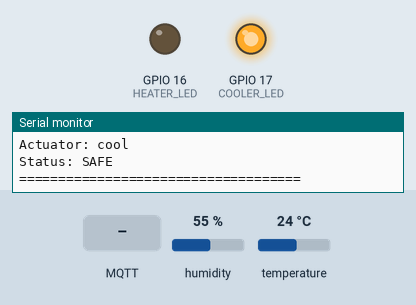
This program was run on a simulated ESP32. Shown: output pins drawn as LEDs (lit = HIGH), the last lines printed to the serial monitor. Inputs (shaded band) come from the test bench; at power-on: humidity 55 %, temperature 24 °C. WiFi joins after 1.5 s; servers stay silent unless stated; random numbers use the default seed unless the program sets one; no MQTT or app messages arrive unless stated.

Above: at 2.7 s.
2.8 s: MQTT message "auto" arrives on the first subscribed topic
At 5.8 s:
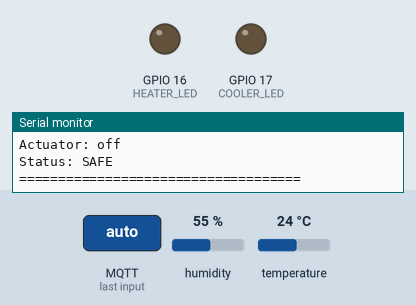
6.1 s: MQTT message "cool" arrives on the first subscribed topic
10.2 s: MQTT message "heat" arrives on the first subscribed topic
Timing chart, 0 to 21.2 s (numbered marks = the images above; inputs shaded):
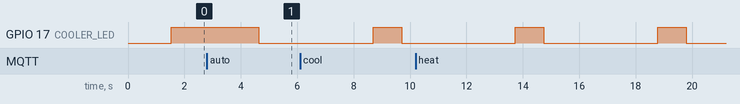

Measured:
- by itself, GPIO 17 (COOLER_LED): alternates HIGH for 1.0 s and LOW for 4.0 s

The program:

main.cpp
```cpp
#include <WiFi.h>
#include <PubSubClient.h>
#include <DHT.h>
#include <ArduinoJson.h>
#include <math.h>
#include <esp_system.h>

#define DHTPIN 4
#define DHTTYPE DHT22

#define HEATER_LED 16
#define COOLER_LED 17

const char* SSID = "Wokwi-GUEST";
const char* PASSWORD = "";

const char* BROKER = "host.wokwi.internal";
const int MQTT_PORT = 1883;

const char* TEMP_TOPIC =
    "coldchain/lab-7b39f2/zoneA/S1/temperature";

const char* STATUS_TOPIC =
    "coldchain/lab-7b39f2/zoneA/S1/status";

const char* COMMAND_TOPIC =
    "coldchain/lab-7b39f2/zoneA/S1/control/command";

const char* STATE_TOPIC =
    "coldchain/lab-7b39f2/zoneA/S1/control/state";

DHT dht(DHTPIN, DHTTYPE);

WiFiClient wifiClient;
PubSubClient mqtt(wifiClient);

const float SAFE_MIN = -25.0f;
const float SAFE_MAX = -15.0f;

const float COOLING_RATE = 0.80f;
const float HEATING_RATE = 0.65f;
const float DRIFT_FACTOR = 0.0015f;
const float HYSTERESIS = 0.25f;

float freezerTemp = -18.0f;
float targetTemp = -20.0f;

float ambientTemp = 25.0f;
float humidity = 50.0f;

String controlMode = "auto";
String actuator = "off";

String pendingRequestId = "";
bool pendingAck = false;
bool pendingAccepted = false;

String lastAcceptedRequestId = "";
unsigned long lastAcceptedTime = 0;

unsigned long lastSensorRead = 0;
unsigned long lastControlUpdate = 0;
unsigned long lastPublish = 0;
unsigned long lastMQTTRetry = 0;
unsigned long lastWiFiRetry = 0;

void readSensor();
void updateActuator();
void regulateTemperature();
void publishTemperature();
void connectMQTT();

void publishState(
    const String& requestId = "",
    bool accepted = true
);

void queueAcknowledgement(
    const String& requestId,
    bool accepted
);

void onMessage(
    char* topic,
    byte* payload,
    unsigned int length
);


void readSensor() {

    float rawTemp = dht.readTemperature();
    float rawHum = dht.readHumidity();

    if (isfinite(rawTemp)) {
        ambientTemp = rawTemp;
    }

    if (isfinite(rawHum)) {
        humidity = rawHum;
    }

    if (!isfinite(rawTemp) || !isfinite(rawHum)) {
        Serial.println("DHT22 reading failed");
        return;
    }

    Serial.print("DHT22 Ambient: ");
    Serial.print(ambientTemp, 1);
    Serial.print(" C | Humidity: ");
    Serial.print(humidity, 1);
    Serial.println("%");
}


void updateActuator() {

    if (controlMode == "auto") {

        if (freezerTemp > targetTemp + HYSTERESIS) {
            actuator = "cool";
        }

        else if (freezerTemp < targetTemp - HYSTERESIS) {
            actuator = "heat";
        }

        else {
            actuator = "off";
        }
    }

    else if (controlMode == "cool") {

        if (freezerTemp > targetTemp + 0.05f) {
            actuator = "cool";
        }

        else {
            actuator = "off";
        }
    }

    else if (controlMode == "heat") {

        if (freezerTemp < targetTemp - 0.05f) {
            actuator = "heat";
        }

        else {
            actuator = "off";
        }
    }

    else {
        actuator = "off";
    }

    digitalWrite(
        HEATER_LED,
        actuator == "heat" ? HIGH : LOW
    );

    digitalWrite(
        COOLER_LED,
        actuator == "cool" ? HIGH : LOW
    );
}


void regulateTemperature() {

    updateActuator();

    float naturalDrift =
        DRIFT_FACTOR * (ambientTemp - freezerTemp);

    if (actuator == "cool") {

        float nextTemp =
            freezerTemp - COOLING_RATE + naturalDrift;

        freezerTemp = max(targetTemp, nextTemp);
    }

    else if (actuator == "heat") {

        float nextTemp =
            freezerTemp + HEATING_RATE + naturalDrift;

        freezerTemp = min(targetTemp, nextTemp);
    }

    else {

        freezerTemp += naturalDrift;
    }

    updateActuator();

    Serial.println();
    Serial.println("========== S1 TEMPERATURE ==========");

    Serial.print("Current: ");
    Serial.print(freezerTemp, 2);
    Serial.println(" C");

    Serial.print("Target: ");
    Serial.print(targetTemp, 2);
    Serial.println(" C");

    Serial.print("Mode: ");
    Serial.println(controlMode);

    Serial.print("Actuator: ");
    Serial.println(actuator);

    if (
        freezerTemp < SAFE_MIN ||
        freezerTemp > SAFE_MAX
    ) {
        Serial.println("Status: TEMPERATURE BREACH");
    }

    else {
        Serial.println("Status: SAFE");
    }

    Serial.println("====================================");
}


void publishState(
    const String& requestId,
    bool accepted
) {

    if (!mqtt.connected()) {
        Serial.println("STATE FAILED: MQTT disconnected");
        return;
    }

    StaticJsonDocument<512> doc;

    doc["node"] = "S1";
    doc["controller"] = true;
    doc["mode"] = controlMode;
    doc["target"] = targetTemp;
    doc["actuator"] = actuator;
    doc["ambient"] = ambientTemp;
    doc["ok"] = accepted;

    if (requestId.length() > 0) {
        doc["request_id"] = requestId;
    }

    char buffer[512];

    size_t bytes = serializeJson(
        doc,
        buffer,
        sizeof(buffer)
    );

    if (bytes == 0 || bytes >= sizeof(buffer)) {
        Serial.println("STATE JSON BUFFER ERROR");
        return;
    }

    bool sent = mqtt.publish(
        STATE_TOPIC,
        buffer
    );

    if (requestId.length() > 0) {

        Serial.println();
        Serial.println("===== ESP32 ACKNOWLEDGEMENT =====");

        Serial.print("Topic: ");
        Serial.println(STATE_TOPIC);

        Serial.print("Request ID: ");
        Serial.println(requestId);

        Serial.print("Payload: ");
        Serial.println(buffer);

        Serial.print("Publish result: ");
        Serial.println(
            sent ? "SENT" : "FAILED"
        );

        Serial.println("================================");
    }
}


void publishTemperature() {

    if (!mqtt.connected()) {
        return;
    }

    StaticJsonDocument<512> doc;

    doc["node"] = "S1";
    doc["zone"] = "zoneA";

    doc["temp"] =
        roundf(freezerTemp * 10.0f) / 10.0f;

    doc["hum"] =
        roundf(humidity * 10.0f) / 10.0f;

    doc["ambient"] = ambientTemp;
    doc["target"] = targetTemp;

    doc["mode"] = controlMode;
    doc["actuator"] = actuator;
    doc["controller"] = true;

    if (
        lastAcceptedRequestId.length() > 0 &&
        millis() - lastAcceptedTime < 30000UL
    ) {

        doc["request_id"] = lastAcceptedRequestId;
        doc["ok"] = true;
    }

    char buffer[512];

    size_t bytes = serializeJson(
        doc,
        buffer,
        sizeof(buffer)
    );

    if (bytes == 0 || bytes >= sizeof(buffer)) {
        Serial.println("TEMPERATURE JSON BUFFER ERROR");
        return;
    }

    bool sent = mqtt.publish(
        TEMP_TOPIC,
        buffer
    );

    Serial.println();
    Serial.print("Temperature MQTT: ");
    Serial.println(
        sent ? "SENT" : "FAILED"
    );

    Serial.print("Topic: ");
    Serial.println(TEMP_TOPIC);

    Serial.print("Data: ");
    Serial.println(buffer);

    publishState();
}


void queueAcknowledgement(
    const String& requestId,
    bool accepted
) {

    pendingRequestId = requestId;
    pendingAccepted = accepted;
    pendingAck = true;
}


void onMessage(
    char* topic,
    byte* payload,
    unsigned int length
) {

    Serial.println();
    Serial.println("===== MQTT MESSAGE RECEIVED =====");

    Serial.print("Topic: ");
    Serial.println(topic);

    Serial.print("Payload: ");

    for (unsigned int i = 0; i < length; i++) {
        Serial.print((char)payload[i]);
    }

    Serial.println();
    Serial.println("===============================");

    if (strcmp(topic, COMMAND_TOPIC) != 0) {

        Serial.println("Ignoring unrelated MQTT topic");
        return;
    }

    StaticJsonDocument<512> doc;

    DeserializationError error = deserializeJson(
        doc,
        payload,
        length
    );

    if (error) {

        Serial.print("Invalid JSON: ");
        Serial.println(error.c_str());
        return;
    }

    String requestId =
        doc["request_id"] | "";

    const char* node =
        doc["node"] | "S1";

    String requestedMode =
        doc["mode"] | "";

    Serial.print("Request ID: ");
    Serial.println(requestId);

    if (strcmp(node, "S1") != 0) {

        Serial.println("Command for another sensor");
        return;
    }

    if (doc["target"].isNull()) {

        Serial.println("ERROR: Missing target");

        queueAcknowledgement(
            requestId,
            false
        );

        return;
    }

    float requestedTarget =
        doc["target"].as<float>();

    bool validMode =
        requestedMode == "auto" ||
        requestedMode == "cool" ||
        requestedMode == "heat" ||
        requestedMode == "off";

    bool validTarget =
        isfinite(requestedTarget) &&
        requestedTarget >= SAFE_MIN &&
        requestedTarget <= SAFE_MAX;

    if (!validMode || !validTarget) {

        Serial.println("ERROR: Invalid command");

        queueAcknowledgement(
            requestId,
            false
        );

        return;
    }

    controlMode = requestedMode;
    targetTemp = requestedTarget;

    lastAcceptedRequestId = requestId;
    lastAcceptedTime = millis();

    updateActuator();

    Serial.println();
    Serial.println("===== COMMAND ACCEPTED =====");

    Serial.print("Mode: ");
    Serial.println(controlMode);

    Serial.print("Target: ");
    Serial.print(targetTemp, 2);
    Serial.println(" C");

    Serial.print("Actuator: ");
    Serial.println(actuator);

    Serial.print("Request ID: ");
    Serial.println(requestId);

    Serial.println("============================");

    queueAcknowledgement(
        requestId,
        true
    );
}


void connectMQTT() {

    if (mqtt.connected()) {
        return;
    }

    if (WiFi.status() != WL_CONNECTED) {
        return;
    }

    String clientId =
        "ESP32_S1_" +
        String(
            (uint32_t)ESP.getEfuseMac(),
            HEX
        ) +
        "_" +
        String(esp_random(), HEX);

    Serial.println();
    Serial.println("Connecting to HiveMQ...");

    bool connected = mqtt.connect(
        clientId.c_str(),
        STATUS_TOPIC,
        1,
        true,
        "offline"
    );

    if (!connected) {

        Serial.print("MQTT connection failed: ");
        Serial.println(mqtt.state());

        return;
    }

    Serial.println("MQTT CONNECTED");

    bool subscribed = mqtt.subscribe(
        COMMAND_TOPIC,
        1
    );

    Serial.print("Command subscription: ");

    if (subscribed) {
        Serial.println("SENT");
    }

    else {

        Serial.println("FAILED");
        mqtt.disconnect();
        return;
    }

    Serial.print("Listening on: ");
    Serial.println(COMMAND_TOPIC);

    bool onlineSent = mqtt.publish(
        STATUS_TOPIC,
        "online",
        true
    );

    Serial.print("Online status: ");
    Serial.println(
        onlineSent ? "SENT" : "FAILED"
    );

    updateActuator();

    publishState();

    Serial.println();
    Serial.println("==================================");
    Serial.println("S1 CONTROLLER READY");
    Serial.println("Waiting for dashboard commands...");
    Serial.println("==================================");
}


void setup() {

    Serial.begin(115200);

    dht.begin();

    pinMode(HEATER_LED, OUTPUT);
    pinMode(COOLER_LED, OUTPUT);

    digitalWrite(HEATER_LED, LOW);
    digitalWrite(COOLER_LED, LOW);

    Serial.println();
    Serial.println("=====================================");
    Serial.println("COLD CHAIN TEMPERATURE CONTROL SYSTEM");
    Serial.println("=====================================");
    Serial.println("Sensor: S1");
    Serial.println("Zone: A - Freezer");
    Serial.println("Safe Range: -25 C to -15 C");
    Serial.println("Initial Target: -20 C");
    Serial.println("MQTT: Isolated Wokwi S1 Topics");
    Serial.println();

    WiFi.mode(WIFI_STA);

    WiFi.begin(
        SSID,
        PASSWORD
    );

    Serial.print("Connecting to WiFi");

    while (WiFi.status() != WL_CONNECTED) {

        delay(500);
        Serial.print(".");
    }

    Serial.println();
    Serial.println("WiFi Connected");

    Serial.print("ESP32 IP: ");
    Serial.println(WiFi.localIP());

    mqtt.setServer(
        BROKER,
        MQTT_PORT
    );

    bool bufferReady = mqtt.setBufferSize(1024);

    Serial.print("MQTT buffer allocation: ");
    Serial.println(
        bufferReady ? "SUCCESS" : "FAILED"
    );

    Serial.print("MQTT buffer size: ");
    Serial.println(mqtt.getBufferSize());

    mqtt.setKeepAlive(30);
    mqtt.setSocketTimeout(5);

    mqtt.setCallback(onMessage);

    readSensor();

    updateActuator();

    connectMQTT();

    unsigned long now = millis();

    lastSensorRead = now;
    lastControlUpdate = now;
    lastPublish = now;
    lastMQTTRetry = now;
    lastWiFiRetry = now;

    Serial.println();
    Serial.println("Temperature Simulation Started");
}


void loop() {

    unsigned long now = millis();

    if (WiFi.status() != WL_CONNECTED) {

        if (now - lastWiFiRetry >= 5000) {

            Serial.println("WiFi reconnecting...");

            WiFi.reconnect();

            lastWiFiRetry = now;
        }

        delay(50);
        return;
    }

    if (!mqtt.connected()) {

        if (now - lastMQTTRetry >= 3000) {

            connectMQTT();

            lastMQTTRetry = now;
        }
    }

    if (mqtt.connected()) {

        mqtt.loop();

        if (pendingAck) {

            String requestId = pendingRequestId;
            bool accepted = pendingAccepted;

            pendingAck = false;
            pendingRequestId = "";

            publishState(
                requestId,
                accepted
            );
        }
    }

    if (now - lastSensorRead >= 2500) {

        readSensor();

        lastSensorRead = now;
    }

    if (now - lastControlUpdate >= 1000) {

        regulateTemperature();

        lastControlUpdate = now;
    }

    if (now - lastPublish >= 2000) {

        publishTemperature();

        lastPublish = now;
    }

    delay(20);
}
```
